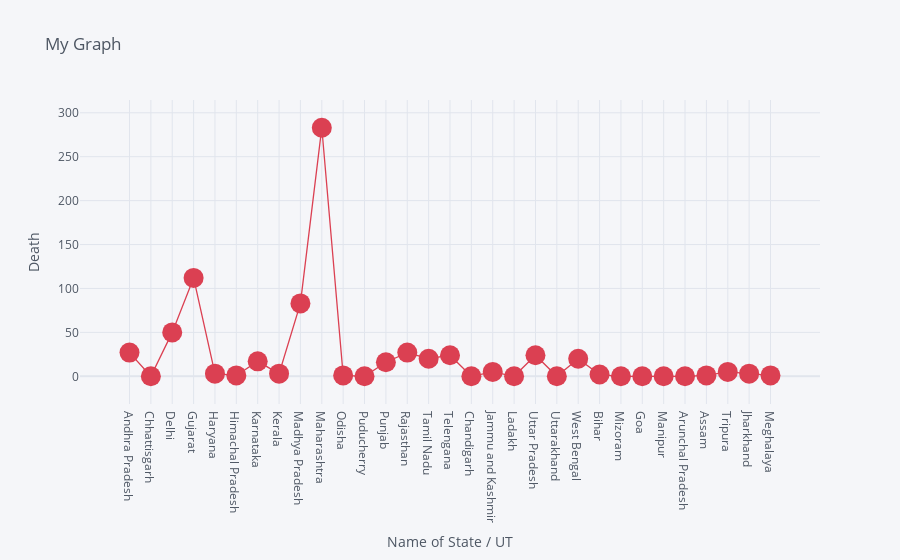
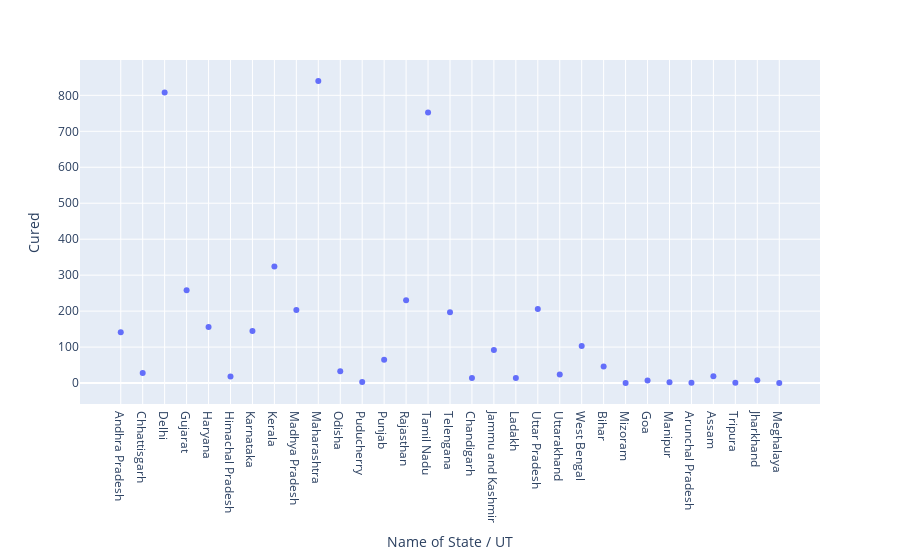

Notebook source saved alongside these figures, in order:
### Code cell
df.iplot(kind='scatter',x='Name of State / UT' ,y='Death'
         ,mode='markers+lines',title='My Graph',xTitle='Name of State / UT',yTitle='Death',colors='red',size=20)
px.scatter(df,x='Name of State / UT',y='Cured')

### Figure 1 — Plotly figure (JSON) as saved in the notebook; plotly's stock layout.template omitted (floating-point values rounded to 4 significant figures)
{"data": [{"line": {"color": "rgba(219, 64, 82, 1.0)", "dash": "solid", "shape": "linear", "width": 1.3}, "marker": {"size": 20, "symbol": "circle"}, "mode": "markers+lines", "name": "Death", "text": "", "type": "scatter", "x": ["Andhra Pradesh", "Chhattisgarh", "Delhi", "Gujarat", "Haryana", "Himachal Pradesh", "Karnataka", "Kerala", "Madhya Pradesh", "Maharashtra", "Odisha", "Puducherry", "Punjab", "Rajasthan", "Tamil Nadu", "Telengana", "Chandigarh", "Jammu and Kashmir", "Ladakh", "Uttar Pradesh", "Uttarakhand", "West Bengal", "Bihar", "Mizoram", "Goa", "Manipur", "Arunchal Pradesh", "Assam", "Tripura ", "Jharkhand", "Meghalaya"], "y": [27, 0, 50, 112, 3, 1, 17, 3, 83, 283, 1, 0, 16, 27, 20, 24, 0, 5, 0, 24, 0, 20, 2, 0, 0, 0, 0, 1, 5, 3, 1]}], "layout": {"legend": {"bgcolor": "#F5F6F9", "font": {"color": "#4D5663"}}, "paper_bgcolor": "#F5F6F9", "plot_bgcolor": "#F5F6F9", "title": {"font": {"color": "#4D5663"}, "text": "My Graph"}, "xaxis": {"gridcolor": "#E1E5ED", "showgrid": true, "tickfont": {"color": "#4D5663"}, "title": {"font": {"color": "#4D5663"}, "text": "Name of State / UT"}, "zerolinecolor": "#E1E5ED"}, "yaxis": {"gridcolor": "#E1E5ED", "showgrid": true, "tickfont": {"color": "#4D5663"}, "title": {"font": {"color": "#4D5663"}, "text": "Death"}, "zerolinecolor": "#E1E5ED"}}}

### Figure 2 — Plotly figure (JSON) as saved in the notebook; plotly's stock layout.template omitted (floating-point values rounded to 4 significant figures)
{"data": [{"hovertemplate": "Name of State / UT=%{x}<br>Cured=%{y}<extra></extra>", "legendgroup": "", "marker": {"color": "#636efa", "symbol": "circle"}, "mode": "markers", "name": "", "showlegend": false, "type": "scatter", "x": ["Andhra Pradesh", "Chhattisgarh", "Delhi", "Gujarat", "Haryana", "Himachal Pradesh", "Karnataka", "Kerala", "Madhya Pradesh", "Maharashtra", "Odisha", "Puducherry", "Punjab", "Rajasthan", "Tamil Nadu", "Telengana", "Chandigarh", "Jammu and Kashmir", "Ladakh", "Uttar Pradesh", "Uttarakhand", "West Bengal", "Bihar", "Mizoram", "Goa", "Manipur", "Arunchal Pradesh", "Assam", "Tripura ", "Jharkhand", "Meghalaya"], "xaxis": "x", "y": [141, 28, 808, 258, 156, 18, 145, 324, 203, 840, 33, 3, 65, 230, 752, 197, 14, 92, 14, 206, 24, 103, 46, 0, 7, 2, 1, 19, 1, 8, 0], "yaxis": "y"}], "layout": {"legend": {"tracegroupgap": 0}, "margin": {"t": 60}, "xaxis": {"anchor": "y", "domain": [0, 1], "title": {"text": "Name of State / UT"}}, "yaxis": {"anchor": "x", "domain": [0, 1], "title": {"text": "Cured"}}}}
